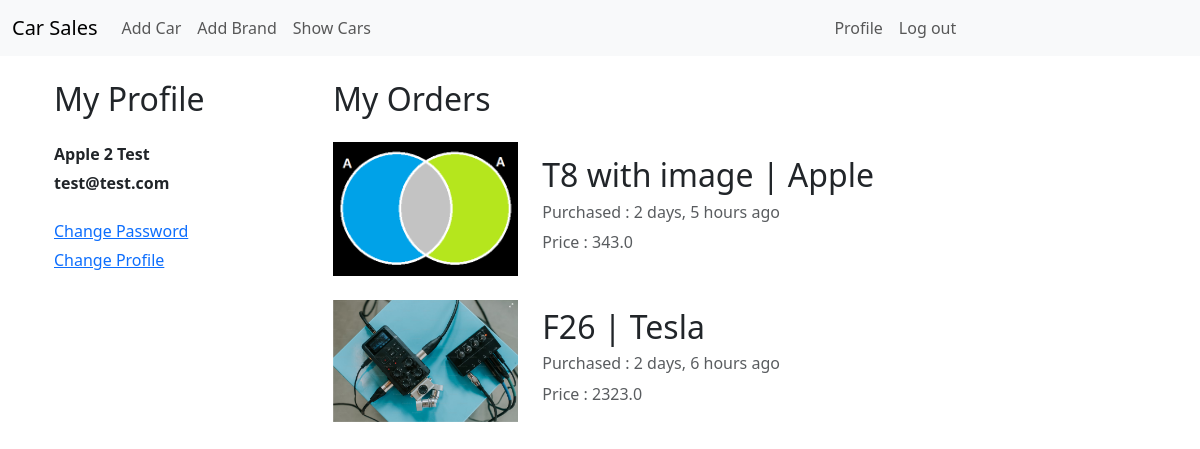
/car_orders/my-orders/ (signed in), run on an earlier commit of the app's database.
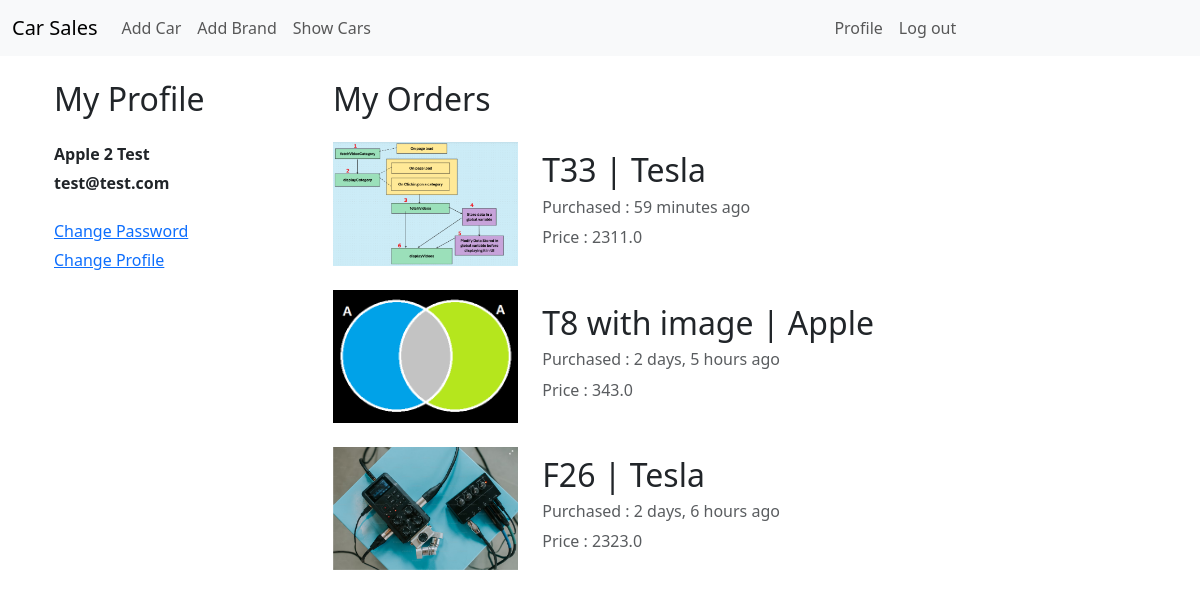
And on a later commit of the database.
### order_car/models.py (models this page shows)
class CarOrder(models.Model):
    buyer_id = models.ForeignKey(User, on_delete=models.CASCADE)
    car_id = models.ForeignKey(Car, on_delete=models.CASCADE)
    order_date = models.DateTimeField(default=timezone.now)

### car/models.py (models this page shows, shortened)
class Car(models.Model):
    car_model = models.CharField(max_length=1024)
    brand = models.ForeignKey(Brand, on_delete=models.SET_NULL, null=True)
    car_image = models.ImageField(upload_to="car/uploads/", blank=True, null=True)
    description = models.TextField(max_length=5120)
    quantity = models.IntegerField()
    price = models.FloatField()
    createdAt = models.DateTimeField(default=timezone.now)

class Brand(models.Model):
    brand_name = models.CharField(max_length=1024)

### order_car/views.py (the view)
# urls.py: path("my-orders/", views.OrderList.as_view(), name="my_orders"),
class OrderList(LoginRequiredMixin, ListView):
    model = CarOrder
    template_name = "order_car/carorder_list.html"
    def get_queryset(self):
        return CarOrder.objects.filter(buyer_id=self.request.user).order_by(
            "-order_date"
        )

### order_car/templates/order_car/carorder_list.html (shortened to what this page needs)
{% extends "base.html" %}
{% load humanize %}
{% block content %}
<div class="container">
	<div class="row">
		<div class="col-12 col-md-2 col-lg-3">
			<h1 class="h2 mb-4">My Profile</h1>
			<div class="mb-4">
				<p class="fw-bold">{{request.user.first_name}} {{request.user.last_name}}</p>
				<p class="fw-bold">{{request.user.email}}</p>
			</div>
			<a href="{% url "auth:change_password" %}"><p>Change Password</p></a>
			<a href="{% url "auth:change_profile" %}"><p>Change Profile</p></a>
		</div>
		<div class="col-12 col-md-10 col-lg-9">
			<h2 class="mb-4">My Orders</h2>
			{% for car_order in object_list %}
			<div class="row mb-4 d-flex align-items-center">
				<div class="col-12 col-md-3">
					<img src="{{car_order.car_id.car_image.url}}" class="img img-fluid" alt="{{ car_order.car_id.car_model }} | {{ car_order.car_id.brand.brand_name }}">
				</div>
				<div class="col-12 col-md-9">
					<h2>{{ car_order.car_id.car_model }} | {{ car_order.car_id.brand.brand_name }}</h2>
					<h6 class="card-subtitle mb-2 text-body-secondary">Purchased : {{ car_order.order_date|timesince }} ago</h6>
					<p class="card-subtitle mb-2 text-body-secondary">Price : {{ car_order.car_id.price }}</p>
				</div>
			</div>
			{% endfor %}
		</div>
	</div>
</div>
{% endblock content %}

What changed in the data, as far as the page shows it:
added CarOrder: car_id.car_image (picture), car_id.car_model "T33", car_id.brand.brand_name "Tesla", order_date "59 minutes", car_id.price "2311.0"
